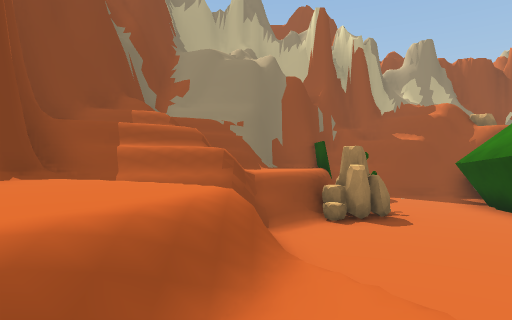
View 1 (above)

17 first-person views from a walk through a scene from a Unity 3-D project. The camera is 1.5 m above the floor, looks level and sees 75° across. The floor is counted in squares, 2 m on a side. Each view is taken from the middle of a square. On the plan, view 1 faces up. The plan holds only what a view shows up to about 11 squares ahead; the rest is blank. The place goes on beyond the plan. The player is left out.

View 2
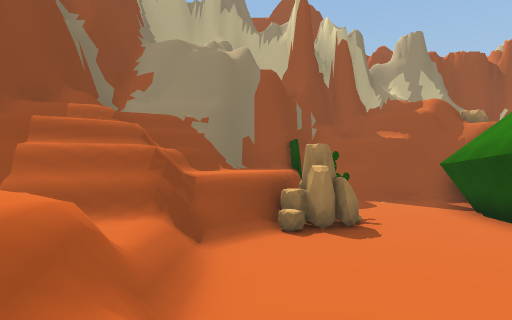

View 3
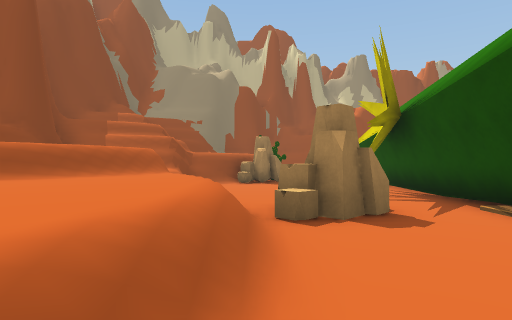

View 4
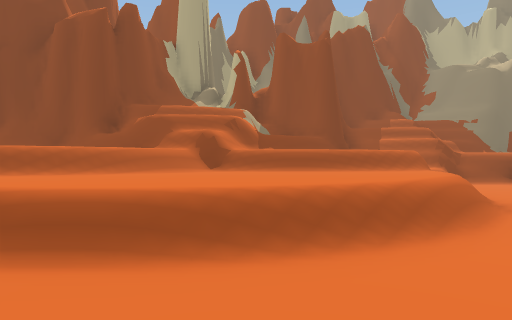

View 5
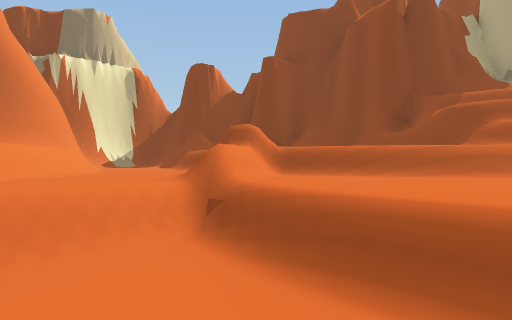

View 6
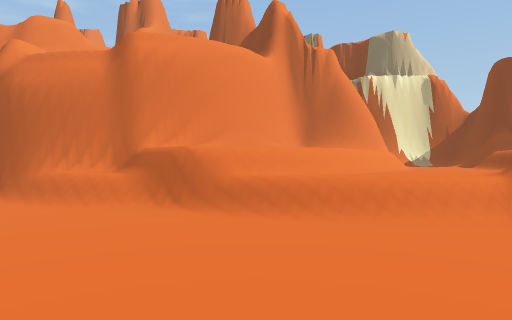

View 7
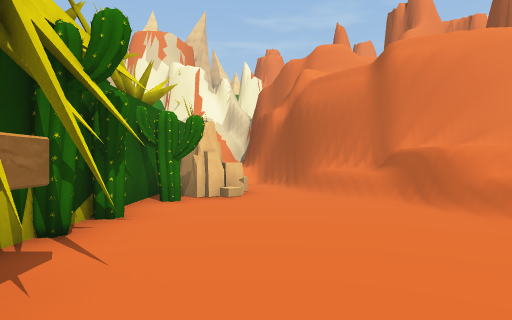

View 8
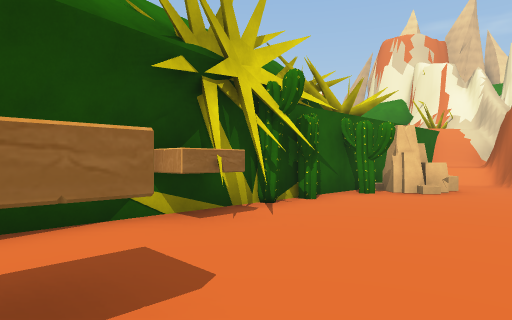

View 9
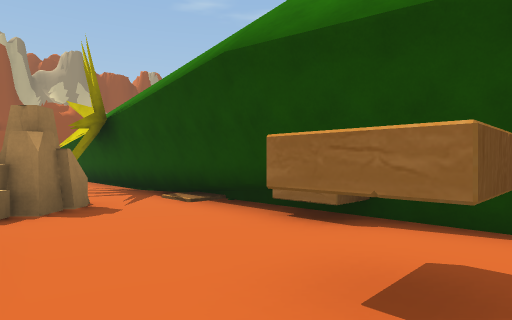

View 10
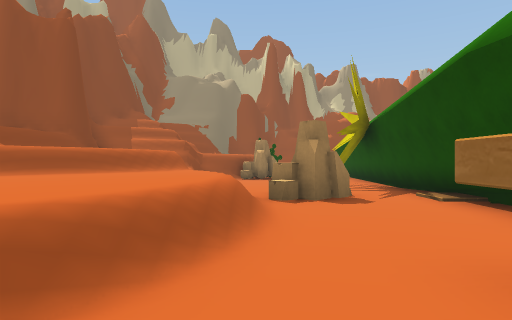

View 11
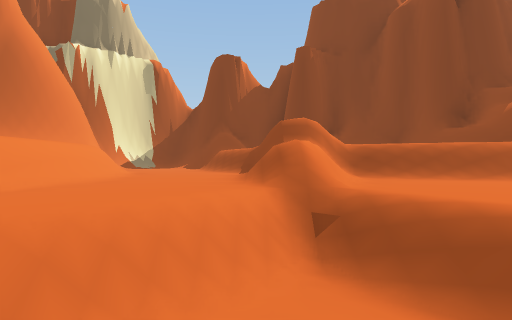

View 12
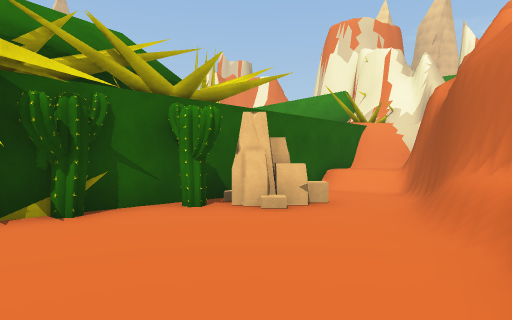

View 13
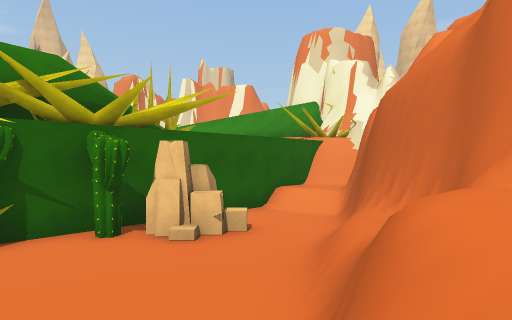

View 14
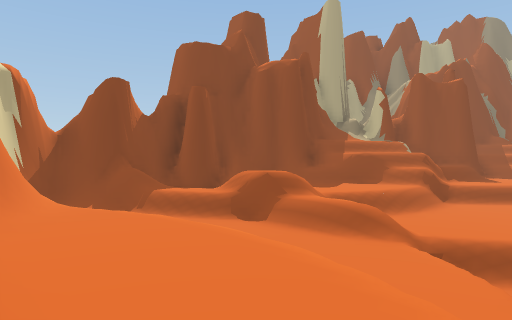

View 15
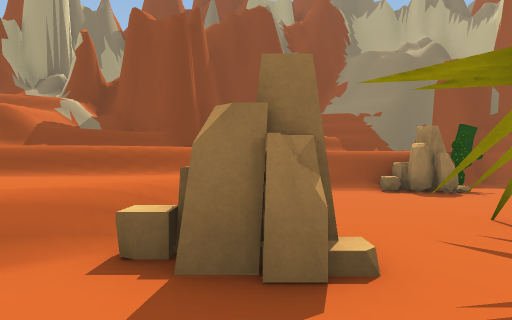

View 16
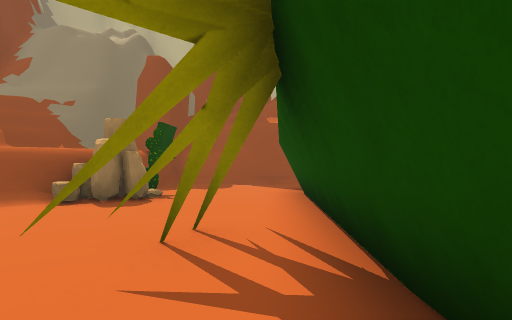

View 17
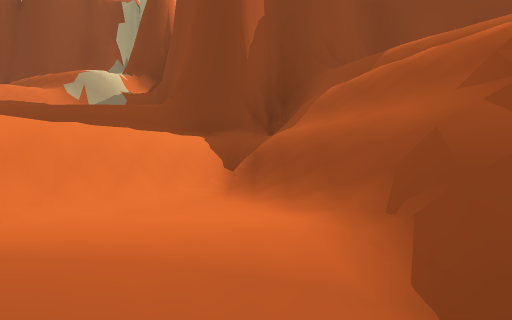

### Floor plan
Key: @ floor where view 1 was taken; # wall or solid block; . main floor; : floor 1 m higher than the main floor; + floor 2 m higher than the main floor; * floor 2.75 m higher than the main floor; % floor 3 m higher than the main floor; & floor 4 m higher than the main floor; / step, stairs or slope; = window, fence, low wall or low ledge; ^ raised ledge; v drop or lower ground; R rock; C cactus; O other object.
Columns run from 10 left of view 1 to 7 right of it. Each row starts with its distance up from view 1.
 12             ######
 11        ### v#....#
 10         ^^ v#....
  9       #^^vvv#...#
  8       #^=vvvRC..#
  7       #&&%v#RR..#
  6       #=%*#.....#
  5       ####=.....
  4      ###===.....#
  3      # ^+#=/..#.#
  2      #^^+=/=....#
  1      ##=+=://RR.O
  0       #+//@:/...#
 -1      ###/:::/...#
 -2    ###==::::/...O
 -3  ###++#=::::/...#
 -4  ## ++=::::=..O.#
 -5  #=  +=:::/.....#
 -6  #===#==/=/.....#
 -7 ##===#=///.....##
 -8 ##=//:::/:/.....C
 -9 #/:::://///.....C
-10 #/::=/+++///....#
-11 ##/##/+++/+#....C
-12  #####////+=/..R.
-13      ########/.R.#
-14            ##/...#
-15             ##...#
-16              ##/:#
-17               #/:#
-18                /##
-19                ##

Where each view was taken, in squares from view 1:
view 1: 0 up, 0 right, facing up
view 2: 1 up, 1 right, facing up
view 3: 4 down, 2 right, facing up
view 4: 6 down, 3 right, facing up-left
view 5: 6 down, 2 right, facing left
view 6: 6 down, 4 right, facing down-left
view 7: 5 down, 4 right, facing down
view 8: 4 down, 2 right, facing down-right
view 9: 5 down, 2 right, facing up-right
view 10: 6 down, 2 right, facing up
view 11: 7 down, 1 right, facing left
view 12: 8 down, 1 right, facing down-right
view 13: 9 down, 0 right, facing down-right
view 14: 12 down, 0 right, facing up-left
view 15: 1 down, 5 right, facing up-left
view 16: 1 up, 5 right, facing up
view 17: 5 up, 1 right, facing left
